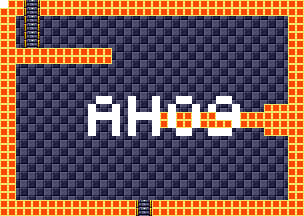

This game map was drawn from its Tiled (.tmx) file and the tilesets committed beside it. A one-line description and the trimmed map source follow:
An orthogonal 38x27 tile map with 8x8 px tiles, 4 tile layers (background, foreground, room numbers, Objects), 15 tilesets.

<map version="1.5" tiledversion="1.7.1" orientation="orthogonal" renderorder="right-down" width="38" height="27" tilewidth="8" tileheight="8" infinite="0" nextlayerid="11" nextobjectid="1">
 <tileset firstgid="1" source="tilesheets/tsKarniMata.tsx" />
 <tileset firstgid="1025" source="tilesheets/tsVoodooWasp.tsx" />
 <tileset firstgid="2049" source="tilesheets/tsBurial.tsx" />
 <tileset firstgid="3073" source="tilesheets/tsBlueTemple.tsx" />
 <tileset firstgid="4097" source="tilesheets/tsGoddess.tsx" />
 <tileset firstgid="5121" source="tilesheets/tsKonark.tsx" />
 <tileset firstgid="6145" name="sEnemies" tilewidth="8" tileheight="8" tilecount="1024" columns="32">
  <image source="../grapx/tilesheets/sObjects.bmp" trans="ff94ff" width="256" height="256" />
 </tileset>
 <tileset firstgid="7169" source="tilesheets/tsIceTemple.tsx" />
 <tileset firstgid="8193" source="tilesheets/tsLavaArea.tsx" />
 <tileset firstgid="9217" source="tilesheets/tsBossArea.tsx" />
 <tileset firstgid="10241" source="tilesheets/tsPegu.tsx" />
 <tileset firstgid="11265" source="tilesheets/sTiwanakuTemple.tsx" />
 <tileset firstgid="12289" source="tilesheets/sIndraTemple.tsx" />
 <tileset firstgid="13313" source="tilesheets/sTeleport.tsx" />
 <tileset firstgid="14337" source="tilesheets/sObjects.tsx" />
 <layer id="2" name="background" width="38" height="27">
  <data>[1026 cells, 1026 non-empty, 2 distinct tile ids]</data>
 </layer>
 <layer id="1" name="foreground" width="38" height="27">
  <data>[1026 cells, 314 non-empty, 3 distinct tile ids]</data>
 </layer>
 <layer id="7" name="room numbers" width="38" height="27">
  <data>[1026 cells, 46 non-empty, 1 distinct tile ids]</data>
 </layer>
 <layer id="10" name="Objects" width="38" height="27">
  <data>[1026 cells, 0 non-empty, 0 distinct tile ids]</data>
 </layer>
</map>
